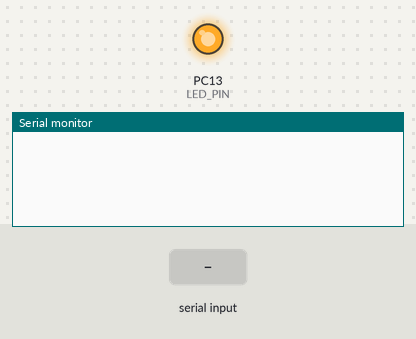
Recording of a sketch running on a simulated STM32 Blue Pill. On the bench: output pins drawn as LEDs (lit = HIGH), the last lines printed to the serial monitor. Inputs (shaded band) come from the test bench.

Above: at 1.8 s.
1.9 s: ":" received over the second serial link
At 3.2 s:
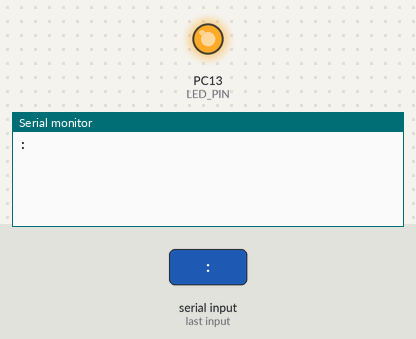
3.5 s: "1" received over the second serial link
At 5.0 s:
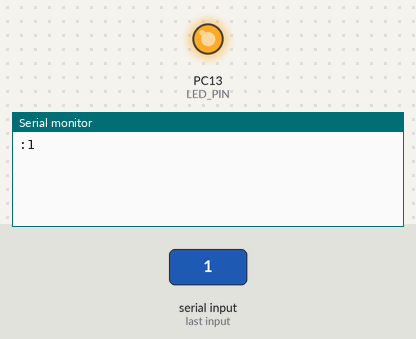

The sketch:

Codigo_bluetooth.ino
```cpp
#define LED_PIN PC13

void setup() {
   pinMode(PA10, INPUT_PULLUP); // RX
   pinMode(PA9, OUTPUT); // TX

   Serial1.begin(9600);
   Serial.begin(9600);

   pinMode(LED_PIN, OUTPUT); // Se configura el pin PC13 como salida
}

void loop() {

    digitalWrite(LED_PIN, HIGH);


   if (Serial1.available()) {
      char c = Serial1.read();
      Serial.write(c);
   }

   if (Serial.available()) {
      char c = Serial.read();
      Serial1.write(c);
   }

   // Verificar si hay una conexión entrante al módulo HC-06
   if (Serial1.peek() == ':') {
      digitalWrite(LED_PIN, LOW); // Encender el LED en el pin PC13
      delay(500);
      digitalWrite(LED_PIN, HIGH);
   } else {
      digitalWrite(LED_PIN, HIGH); // Apagar el LED en el pin PC13
      delay(500);
   }
   delay(500);
}
```

Measured:
- after the input at 1.9 s, the serial monitor: prints a new line after 0.10 s (image 1)
- after the input at 3.5 s, the serial monitor: prints a new line after 0.50 s (image 2)
